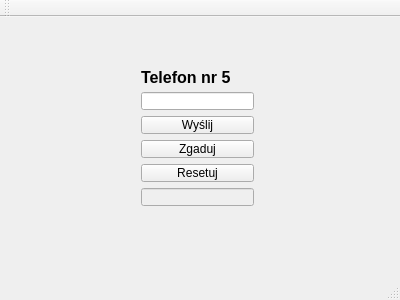
<?xml version="1.0" encoding="UTF-8"?>
<ui version="4.0">
 <class>MainWindow</class>
 <widget class="QMainWindow" name="MainWindow">
  <property name="geometry">
   <rect>
    <x>0</x>
    <y>0</y>
    <width>400</width>
    <height>300</height>
   </rect>
  </property>
  <property name="windowTitle">
   <string>MainWindow</string>
  </property>
  <widget class="QWidget" name="centralWidget">
   <widget class="QWidget" name="layoutWidget">
    <property name="geometry">
     <rect>
      <x>130</x>
      <y>40</y>
      <width>135</width>
      <height>160</height>
     </rect>
    </property>
    <layout class="QVBoxLayout" name="verticalLayout">
     <item>
      <widget class="QLabel" name="label">
       <property name="font">
        <font>
         <pointsize>12</pointsize>
         <weight>75</weight>
         <bold>true</bold>
        </font>
       </property>
       <property name="text">
        <string>Telefon nr 5</string>
       </property>
      </widget>
     </item>
     <item>
      <widget class="QLineEdit" name="lineEdit"/>
     </item>
     <item>
      <widget class="QPushButton" name="pushButton">
       <property name="text">
        <string>Wyślij</string>
       </property>
      </widget>
     </item>
     <item>
      <widget class="QPushButton" name="pushButton_2">
       <property name="text">
        <string>Zgaduj</string>
       </property>
      </widget>
     </item>
     <item>
      <widget class="QPushButton" name="pushButton_3">
       <property name="text">
        <string>Resetuj</string>
       </property>
      </widget>
     </item>
     <item>
      <widget class="QLineEdit" name="lineEdit_2">
       <property name="enabled">
        <bool>false</bool>
       </property>
      </widget>
     </item>
    </layout>
   </widget>
  </widget>
  <widget class="QMenuBar" name="menuBar">
   <property name="geometry">
    <rect>
     <x>0</x>
     <y>0</y>
     <width>400</width>
     <height>21</height>
    </rect>
   </property>
  </widget>
  <widget class="QToolBar" name="mainToolBar">
   <attribute name="toolBarArea">
    <enum>TopToolBarArea</enum>
   </attribute>
   <attribute name="toolBarBreak">
    <bool>false</bool>
   </attribute>
  </widget>
  <widget class="QStatusBar" name="statusBar"/>
 </widget>
 <layoutdefault spacing="6" margin="11"/>
 <resources/>
 <connections/>
</ui>
